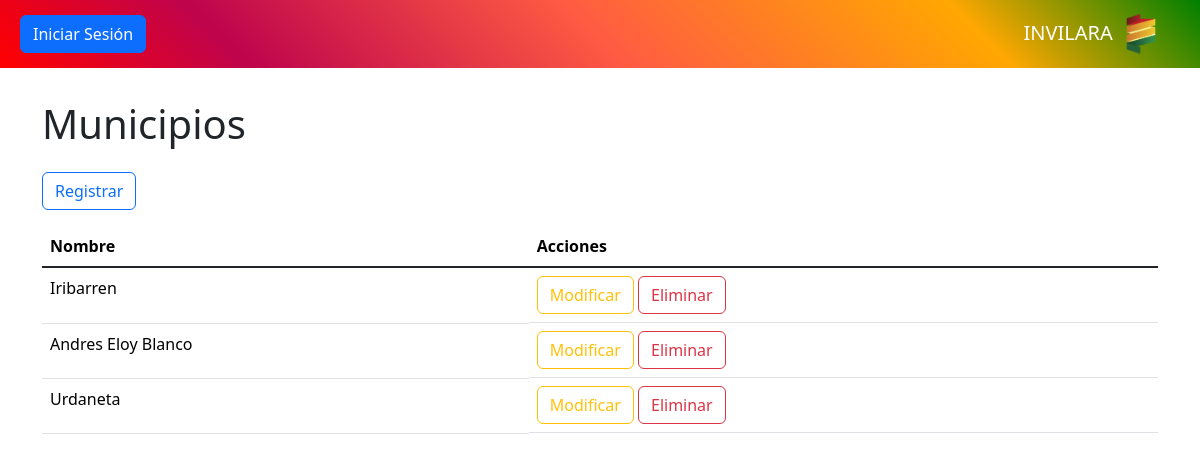
Page /controlador/municipio.php on the committed database.
### tables this page shows
CREATE TABLE `municipio` (
  `id` int NOT NULL AUTO_INCREMENT,
  `nombre` varchar(100) DEFAULT NULL,
  PRIMARY KEY (`id`)
);

### controlador/municipio.php (called while the page is built, shortened)
<?php
require_once "modelo/municipio.php";
$usuario = new Municipio();
$datos = $usuario->consultar();
require_once "vista/municipio.php";
?>

### modelo/base_datos.php (called while the page is built)
<?php
class BaseDatos
{
    private $host = "localhost";
    private $dbname = "invilara";
    private $usuario = "root";
    private $contrasena = "";
    public function conexion()
    {
        $dsn = "mysql" . ":" . "host=" . $this->host . ";" . "dbname=" . $this->dbname . ";";
        $pdo = new PDO($dsn, $this->usuario, $this->contrasena);
        $pdo->setAttribute(PDO::ATTR_ERRMODE, PDO::ERRMODE_EXCEPTION);
        return $pdo;
    }
}
?>

### modelo/municipio.php (called while the page is built, shortened)
<?php
require_once "modelo/base_datos.php";
class Municipio extends BaseDatos
{
    private $tabla = "municipio";
    public function consultar()
    {
        $stmt = $this->conexion()->query("SELECT * FROM {$this->tabla}");
        $result = $stmt->fetchAll(PDO::FETCH_ASSOC);
        return $result;
    }
}
?>

### vista/municipio.php (the view, shortened to what this page needs)
<?php require_once "vista/componentes/encabezado.php"; ?>
<?php require_once "vista/componentes/barra.php"; ?>
<main class="container" id="crud">
    <h1>Municipios</h1>
    <button class="btn btn-outline-primary my-3" value="insertar">Registrar</button>
    <div class="table-responsive">
        <table class="table table-hover">
            <thead>
                <tr>
                    <th>Nombre</th>
                    <th>Acciones</th>
                </tr>
            </thead>
            <tbody class="table-group-divider">
                <?php foreach ($datos as $d): ?>
                    <tr>
                        <td><?php echo $d["nombre"] ?></td>
                        <td class="d-grid d-md-block gap-2">
                            <button class="btn btn-outline-warning" value="modificar">Modificar</button>
                            <button class="btn btn-outline-danger" value="eliminar" data-bs-toggle="modal"
                                data-bs-target="#modal-eliminacion">Eliminar</button>
                        </td>
                    </tr>
                <?php endforeach ?>
            </tbody>
        </table>
    </div>
</main>

### rows in the picture
municipio: nombre "Iribarren"
municipio: nombre "Andres Eloy Blanco"
municipio: nombre "Urdaneta"
